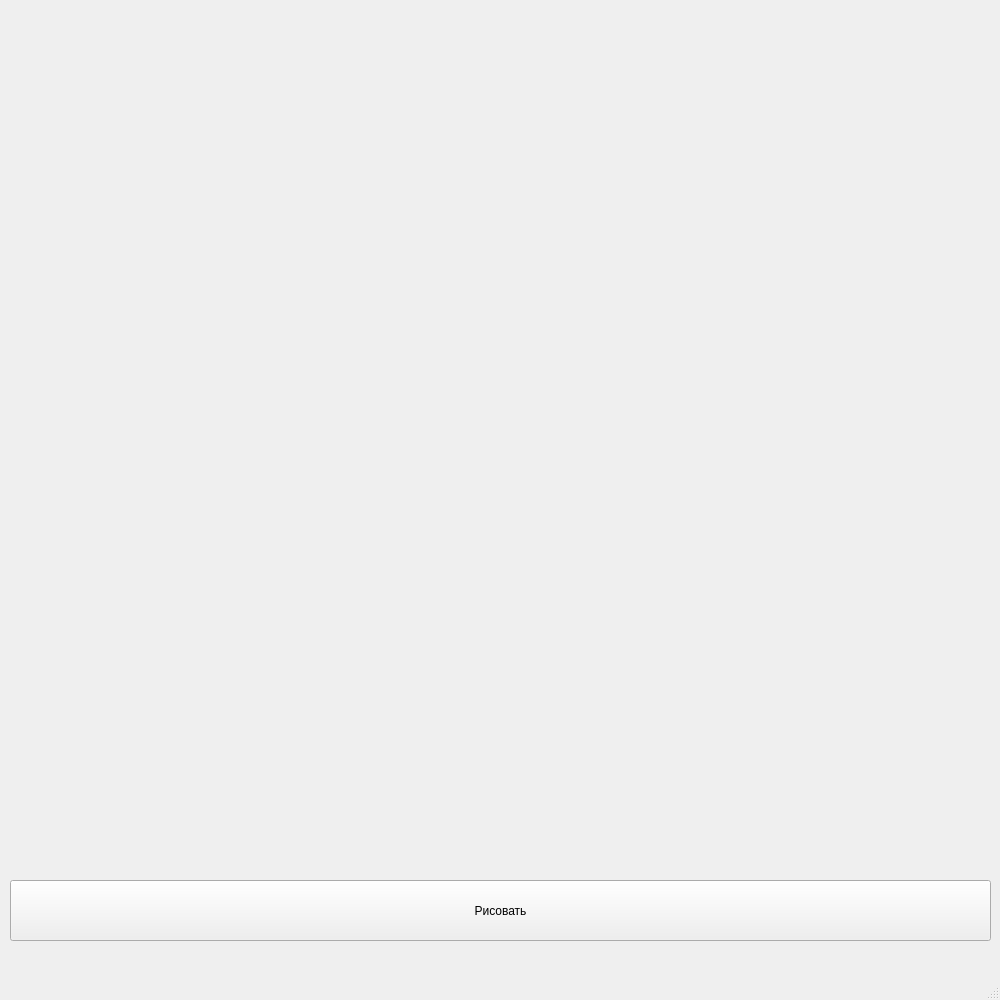
<?xml version="1.0" encoding="UTF-8"?>
<ui version="4.0">
 <class>Main</class>
 <widget class="QMainWindow" name="Main">
  <property name="geometry">
   <rect>
    <x>0</x>
    <y>0</y>
    <width>1000</width>
    <height>1000</height>
   </rect>
  </property>
  <property name="minimumSize">
   <size>
    <width>1000</width>
    <height>1000</height>
   </size>
  </property>
  <property name="maximumSize">
   <size>
    <width>1000</width>
    <height>1000</height>
   </size>
  </property>
  <property name="windowTitle">
   <string>MainWindow</string>
  </property>
  <widget class="QWidget" name="centralwidget">
   <widget class="QPushButton" name="btn">
    <property name="geometry">
     <rect>
      <x>10</x>
      <y>880</y>
      <width>981</width>
      <height>61</height>
     </rect>
    </property>
    <property name="text">
     <string>Рисовать</string>
    </property>
   </widget>
  </widget>
  <widget class="QMenuBar" name="menubar">
   <property name="geometry">
    <rect>
     <x>0</x>
     <y>0</y>
     <width>1000</width>
     <height>26</height>
    </rect>
   </property>
  </widget>
  <widget class="QStatusBar" name="statusbar"/>
 </widget>
 <resources/>
 <connections/>
</ui>
